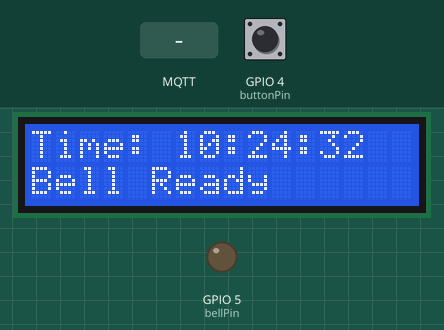
This sketch was run on a simulated ESP32. Shown: 16×2 character LCD, output pins drawn as LEDs (lit = HIGH). The inputs (shaded band) are chosen by the test bench; at power-on: GPIO 4 (buttonPin) HIGH. WiFi joins after 1.5 s; servers stay silent unless stated; the local clock reads 2024-03-15 10:24:30 at power-on unless the sketch sets it; no MQTT or app messages arrive unless stated; what the sketch prints to the serial monitor is not drawn.

Above: at 2.9 s.
3.0 s: MQTT message "1" arrives on the second subscribed topic
At 4.2 s:
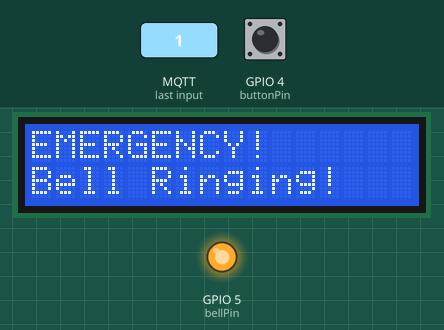
6.1 s: MQTT message "1" arrives on the first subscribed topic
At 9.1 s:
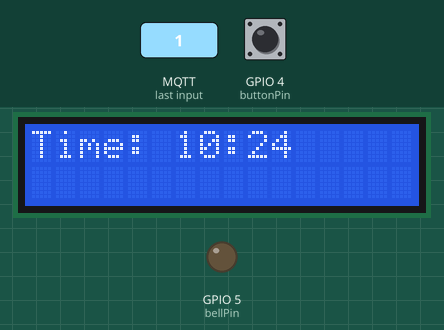
9.2 s: GPIO 4 (buttonPin) pulled LOW for 3.2 s
At 12.0 s:
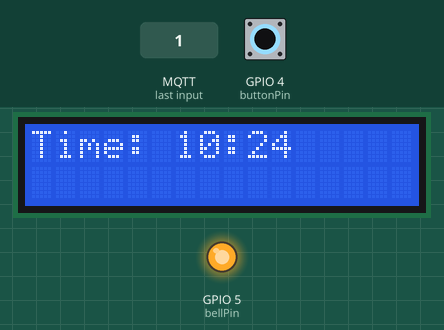
13.9 s: MQTT message "0" arrives on the second subscribed topic
At 15.0 s:
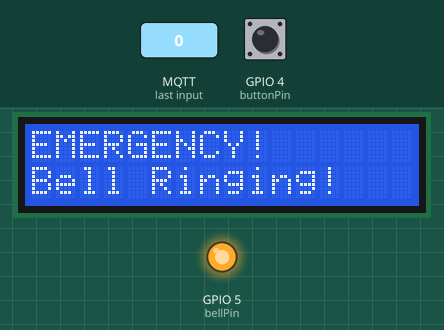
Timing chart, 0 to 16.9 s (numbered marks = the images above; inputs shaded):
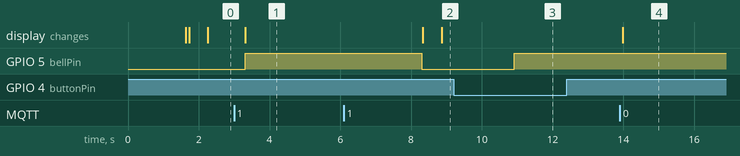

The sketch:

bell.ino
```cpp
#include <Arduino.h>
#include <Wire.h>
#include <LiquidCrystal_I2C.h>
#include <WiFi.h>
#include <PubSubClient.h>
#include "time.h"
#include <ArduinoJson.h>

// WiFi credentials
const char* ssid = "WRATH";
const char* password = "123456789";

// MQTT broker details
const char* mqtt_server = "broker.emqx.io";
const int mqtt_port = 1883;

// MQTT topics
const char* topic_schedule = "bell/schedule";
const char* topic_emergency = "bell/emergency";
const char* topic_ring_status = "bell/ringing";

// Pins
const int bellPin = 5;      // Bell/Buzzer relay pin
const int buttonPin = 4;    // Manual button pin

// LCD setup
LiquidCrystal_I2C lcd(0x27, 16, 2);  // Change address if needed

// Globals
WiFiClient espClient;
PubSubClient client(espClient);

String scheduledTime = "";
bool bellRang = false;

String periodTimes[11];  // Period slots
bool periodRang[11];

bool examMode = false;
unsigned long examEndEpoch = 0;
bool examBellRang = false;

bool emergencyBellMode = false;

// Button handling
int lastButtonState = HIGH;
int lastButtonReading = HIGH;
unsigned long lastDebounceTime = 0;
const unsigned long debounceDelay = 50;

bool buzzerManualState = false;

void setup() {
  Serial.begin(115200);

  pinMode(bellPin, OUTPUT);
  digitalWrite(bellPin, LOW);

  pinMode(buttonPin, INPUT_PULLUP);

  Wire.begin(21, 22);
  lcd.init();
  lcd.backlight();
  lcd.setCursor(0, 0);
  lcd.print("Smart Bell Ready");

  connectWiFi();

  configTime(19800, 0, "pool.ntp.org", "time.nist.gov");

  client.setServer(mqtt_server, mqtt_port);
  client.setCallback(callback);
  reconnect();

  for (int i = 0; i < 11; i++) periodRang[i] = false;
}

void loop() {
  if (!client.connected()) reconnect();
  client.loop();

  handleButtonPress();  // Check button state

  // Manual buzzer control
  if (buzzerManualState) {
    digitalWrite(bellPin, HIGH);
  } else if (!emergencyBellMode) {
    digitalWrite(bellPin, LOW);
  }

  if (emergencyBellMode) {
    ringBellContinuous();
    return;
  }

  if (scheduledTime == "" && !examMode) {
    displayTime();
    delay(500);
    return;
  }

  struct tm timeinfo;
  if (!getLocalTime(&timeinfo)) {
    Serial.println("Failed to get time");
    lcd.clear();
    lcd.setCursor(0, 0);
    lcd.print("Time Error");
    delay(1000);
    return;
  }

  char currentTime[6];
  strftime(currentTime, sizeof(currentTime), "%H:%M", &timeinfo);

  Serial.print("Current IST Time: ");
  Serial.println(currentTime);

  lcd.clear();
  lcd.setCursor(0, 0);
  lcd.print("Time: ");
  lcd.print(currentTime);

  // Scheduled time bell
  if (!bellRang && scheduledTime == String(currentTime)) {
    ringBell();
    bellRang = true;
  }

  // Period bells
  for (int i = 0; i < 11; i++) {
    if (periodTimes[i] != "" && !periodRang[i]) {
      if (periodTimes[i] == String(currentTime)) {
        Serial.printf("🔔 Period Slot %d bell ringing!\n", i + 1);

        lcd.clear();
        lcd.setCursor(0, 0);
        lcd.printf("Period %d", i + 1);
        lcd.setCursor(0, 1);
        lcd.print("Bell Ringing!");

        ringBell();
        periodRang[i] = true;
      }
    }
  }

  // Exam mode bell
  if (examMode && !examBellRang) {
    time_t now;
    time(&now);

    if (now >= examEndEpoch) {
      Serial.println("🔔 Exam End Bell Ringing!");

      lcd.clear();
      lcd.setCursor(0, 0);
      lcd.print("Exam Over!");
      lcd.setCursor(0, 1);
      lcd.print("Bell Ringing!");

      ringBell();
      examBellRang = true;
      examMode = false;
    }
  }

  delay(1000);
}

void handleButtonPress() {
  int reading = digitalRead(buttonPin);

  if (reading != lastButtonReading) {
    lastDebounceTime = millis();
    lastButtonReading = reading;
  }

  if ((millis() - lastDebounceTime) > debounceDelay) {
    if (reading == LOW && lastButtonState == HIGH) {
      buzzerManualState = !buzzerManualState;

      Serial.print("🔘 Button pressed! Buzzer state: ");
      Serial.println(buzzerManualState ? "ON" : "OFF");

      lcd.clear();
      lcd.setCursor(0, 0);
      lcd.print("Button Pressed");
      lcd.setCursor(0, 1);
      lcd.print(buzzerManualState ? "Buzzer ON" : "Buzzer OFF");
    }

    lastButtonState = reading;
  }
}

void ringBellContinuous() {
  digitalWrite(bellPin, HIGH);
}

void ringBell() {
  Serial.println("🔔 Ringing the bell for 5 seconds!");

  lcd.clear();
  lcd.setCursor(0, 0);
  lcd.print("Bell Ringing!");
  lcd.setCursor(0, 1);
  lcd.print("Duration: 5s");

  digitalWrite(bellPin, HIGH);
  delay(5000);
  digitalWrite(bellPin, LOW);

  client.publish(topic_ring_status, "Bell rang at scheduled/emergency time");
}

void displayTime() {
  struct tm timeinfo;
  if (!getLocalTime(&timeinfo)) {
    lcd.clear();
    lcd.setCursor(0, 0);
    lcd.print("Time Sync Fail");
    return;
  }

  char timeStr[16];
  strftime(timeStr, sizeof(timeStr), "%H:%M:%S", &timeinfo);

  lcd.clear();
  lcd.setCursor(0, 0);
  lcd.print("Time:");
  lcd.setCursor(6, 0);
  lcd.print(timeStr);

  lcd.setCursor(0, 1);
  lcd.print("Bell Ready");
}

void callback(char* topic, byte* payload, unsigned int length) {
  payload[length] = '\0';
  String message = String((char*)payload);

  Serial.printf("Message received [%s]: %s\n", topic, message.c_str());

  if (String(topic) == topic_schedule) {
    scheduledTime = message;
    bellRang = false;

    lcd.clear();
    lcd.setCursor(0, 0);
    lcd.print("Schedule Updated");
    lcd.setCursor(0, 1);
    lcd.print(scheduledTime);

    StaticJsonDocument<512> doc;
    DeserializationError error = deserializeJson(doc, message);

    if (error) {
      Serial.printf("❌ JSON parsing failed: %s\n", error.c_str());

      lcd.clear();
      lcd.setCursor(0, 0);
      lcd.print("JSON Parse Err");
      return;
    }

    periodTimes[0] = doc["period1"] | "";
    periodTimes[1] = doc["period2"] | "";
    periodTimes[2] = doc["period3"] | "";
    periodTimes[3] = doc["teaBreak"] | "";
    periodTimes[4] = doc["period4"] | "";
    periodTimes[5] = doc["period5"] | "";
    periodTimes[6] = doc["lunchBreak"] | "";
    periodTimes[7] = doc["period6"] | "";
    periodTimes[8] = doc["period7"] | "";
    periodTimes[9] = doc["period8"] | "";
    periodTimes[10] = doc["collegeEnd"] | "";

    for (int i = 0; i < 11; i++) {
      Serial.printf("Slot %d: %s\n", i + 1, periodTimes[i].c_str());
      periodRang[i] = false;
    }

    int examHours = doc["examHours"] | 0;
    int examMinutes = doc["examMinutes"] | 0;

    if (examHours > 0 || examMinutes > 0) {
      time_t now;
      time(&now);

      examEndEpoch = now + (examHours * 3600) + (examMinutes * 60);
      examMode = true;
      examBellRang = false;

      Serial.printf("✅ Exam Timer Set! Ends at epoch: %lu\n", examEndEpoch);

      lcd.clear();
      lcd.setCursor(0, 0);
      lcd.print("Exam Started");
      lcd.setCursor(0, 1);
      lcd.printf("Dur: %dh %dm", examHours, examMinutes);
    }
  }

  if (String(topic) == topic_emergency) {
    Serial.println("🚨 Emergency Bell Triggered!");

    lcd.clear();
    lcd.setCursor(0, 0);
    lcd.print("EMERGENCY!");
    lcd.setCursor(0, 1);
    lcd.print("Bell Ringing!");

   digitalWrite(bellPin, HIGH);
  delay(5000);
  digitalWrite(bellPin, LOW);

    // Optional: timeout logic can be added to auto-stop emergency mode
  }
}

void connectWiFi() {
  WiFi.begin(ssid, password);
  Serial.print("Connecting to WiFi");

  lcd.clear();
  lcd.setCursor(0, 0);
  lcd.print("Connecting WiFi");

  while (WiFi.status() != WL_CONNECTED) {
    delay(500);
    Serial.print(".");
  }

  Serial.println("\n✅ WiFi connected!");

  lcd.clear();
  lcd.setCursor(0, 0);
  lcd.print("WiFi Connected!");
}

void reconnect() {
  while (!client.connected()) {
    Serial.println("Connecting to MQTT...");

    lcd.clear();
    lcd.setCursor(0, 0);
    lcd.print("Connecting MQTT");

    if (client.connect("ESP32ClientUnique123")) {
      Serial.println("✅ MQTT connected");

      lcd.clear();
      lcd.setCursor(0, 0);
      lcd.print("MQTT Connected!");

      client.subscribe(topic_schedule);
      client.subscribe(topic_emergency);
    } else {
      Serial.printf("❌ MQTT failed, rc=%d, retrying in 5s...\n", client.state());

      lcd.clear();
      lcd.setCursor(0, 0);
      lcd.print("MQTT Failed!");
      lcd.setCursor(0, 1);
      lcd.print("Retry 5s");

      delay(5000);
    }
  }
}
```

Measured:
- after the input at 3.0 s, GPIO 5 (bellPin): LOW → HIGH after 0.31 s; the display: changes after 0.31 s (image 1)
- after the input at 6.1 s, the display: first differs from a run without the input after 2.8 s (image 2)
- after the input at 9.2 s, GPIO 5 (bellPin): LOW → HIGH after 1.7 s
- after the input at 13.9 s, the display: changes after 0.08 s (image 4)
